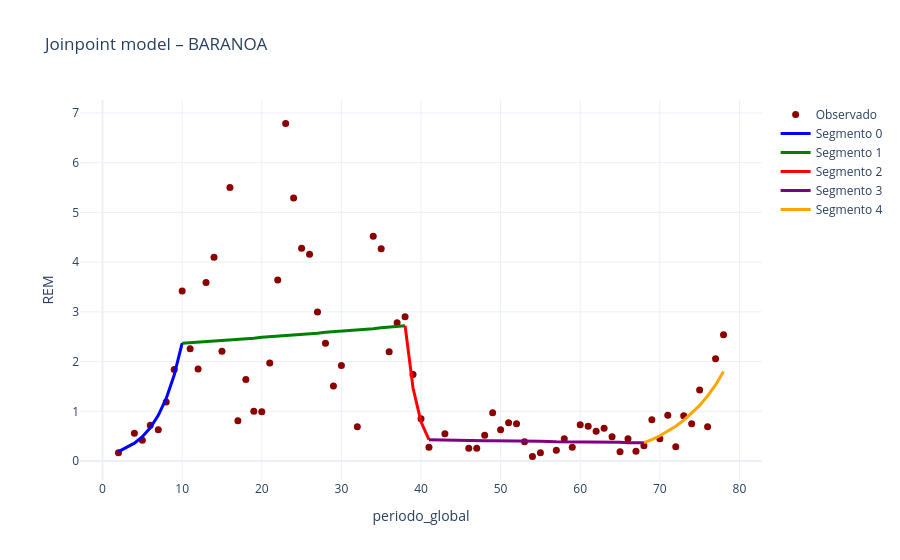

The code cell stored with this chart in its notebook:
### Code cell
import pandas as pd
import plotly.graph_objects as go

df_seg = pd.read_csv(r"C:\Dengue_caracterization\DATA_LAST\JoinPoint Results\Total.Export.APC.txt")
df_data = pd.read_csv(r"C:\Dengue_caracterization\DATA_LAST\JoinPoint Results\Total.Export.Data.txt")

municipio = "BARANOA"

seg = df_seg[df_seg["municipio"] == municipio].copy()
dat = df_data[df_data["municipio"] == municipio].copy()

dat = dat.sort_values("periodo_global")

fig = go.Figure()

# 1. Observado
fig.add_trace(go.Scatter(
    x=dat["periodo_global"],
    y=dat["REM"],
    mode="markers",
    marker=dict(color="darkred", size=7),
    name="Observado"
))

# 2. Segmentos
colors = ["blue", "green", "red", "purple", "orange"]

for i, row in seg.iterrows():

    ini = row["Segment Start"]
    fin = row["Segment End"]

    tramo = dat[(dat["periodo_global"] >= ini) & (dat["periodo_global"] <= fin)]

    fig.add_trace(go.Scatter(
        x=tramo["periodo_global"],
        y=tramo["Model"],
        mode="lines",
        line=dict(width=3, color=colors[int(row['Segment']) % len(colors)]),
        name=f"Segmento {row['Segment']}"
    ))

# Formato
fig.update_layout(
    title=f"Joinpoint model – {municipio}",
    xaxis_title="periodo_global",
    yaxis_title="REM",
    template="plotly_white"
)

fig.show()

### Figure 1 — Plotly figure (JSON) as saved in the notebook; plotly's stock layout.template omitted (floating-point values rounded to 4 significant figures)
{"data": [{"marker": {"color": "darkred", "size": 7}, "mode": "markers", "name": "Observado", "type": "scatter", "x": [2, 4, 5, 6, 7, 8, 9, 10, 11, 12, 13, 14, 15, 16, 17, 18, 19, 20, 21, 22, 23, 24, 25, 26, 27, 28, 29, 30, 32, 34, 35, 36, 37, 38, 39, 40, 41, 43, 46, 47, 48, 49, 50, 51, 52, 53, 54, 55, 57, 58, 59, 60, 61, 62, 63, 64, 65, 66, 67, 68, 69, 70, 71, 72, 73, 74, 75, 76, 77, 78], "y": [0.17, 0.56, 0.42, 0.72, 0.63, 1.19, 1.84, 3.42, 2.26, 1.85, 3.59, 4.1, 2.21, 5.5, 0.81, 1.64, 1.0, 0.99, 1.97, 3.64, 6.79, 5.29, 4.28, 4.16, 3.0, 2.37, 1.51, 1.92, 0.69, 4.52, 4.27, 2.2, 2.78, 2.9, 1.74, 0.85, 0.28, 0.55, 0.26, 0.26, 0.52, 0.97, 0.63, 0.77, 0.75, 0.39, 0.09, 0.17, 0.22, 0.45, 0.28, 0.73, 0.7, 0.6, 0.66, 0.49, 0.19, 0.45, 0.2, 0.31, 0.83, 0.45, 0.92, 0.29, 0.91, 0.75, 1.43, 0.69, 2.06, 2.54]}, {"line": {"color": "blue", "width": 3}, "mode": "lines", "name": "Segmento 0", "type": "scatter", "x": [2, 4, 5, 6, 7, 8, 9, 10], "y": [0.19, 0.36, 0.49, 0.67, 0.92, 1.26, 1.73, 2.37]}, {"line": {"color": "green", "width": 3}, "mode": "lines", "name": "Segmento 1", "type": "scatter", "x": [10, 11, 12, 13, 14, 15, 16, 17, 18, 19, 20, 21, 22, 23, 24, 25, 26, 27, 28, 29, 30, 32, 34, 35, 36, 37, 38], "y": [2.37, 2.38, 2.39, 2.4, 2.41, 2.43, 2.44, 2.45, 2.46, 2.47, 2.49, 2.5, 2.51, 2.52, 2.54, 2.55, 2.56, 2.57, 2.59, 2.6, 2.61, 2.64, 2.66, 2.68, 2.69, 2.7, 2.72]}, {"line": {"color": "red", "width": 3}, "mode": "lines", "name": "Segmento 2", "type": "scatter", "x": [38, 39, 40, 41], "y": [2.72, 1.47, 0.79, 0.43]}, {"line": {"color": "purple", "width": 3}, "mode": "lines", "name": "Segmento 3", "type": "scatter", "x": [41, 43, 46, 47, 48, 49, 50, 51, 52, 53, 54, 55, 57, 58, 59, 60, 61, 62, 63, 64, 65, 66, 67, 68], "y": [0.43, 0.42, 0.42, 0.41, 0.41, 0.41, 0.41, 0.41, 0.4, 0.4, 0.4, 0.4, 0.39, 0.39, 0.39, 0.39, 0.38, 0.38, 0.38, 0.38, 0.38, 0.37, 0.37, 0.37]}, {"line": {"color": "orange", "width": 3}, "mode": "lines", "name": "Segmento 4", "type": "scatter", "x": [68, 69, 70, 71, 72, 73, 74, 75, 76, 77, 78], "y": [0.37, 0.43, 0.51, 0.6, 0.7, 0.82, 0.96, 1.12, 1.31, 1.53, 1.8]}], "layout": {"title": {"text": "Joinpoint model – BARANOA"}, "xaxis": {"title": {"text": "periodo_global"}}, "yaxis": {"title": {"text": "REM"}}}}
